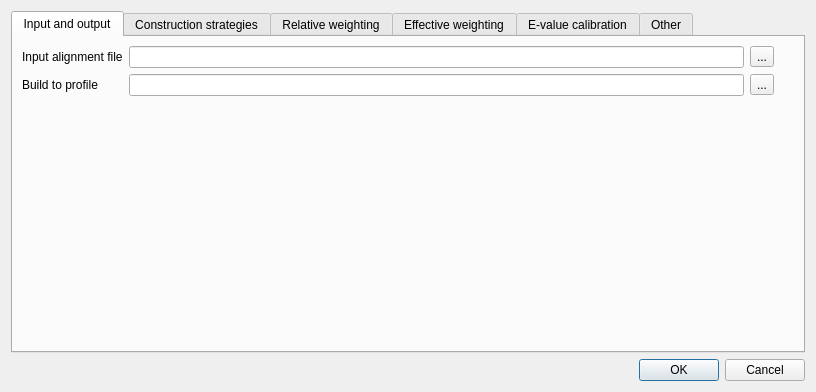
<?xml version="1.0" encoding="UTF-8"?>
<ui version="4.0">
 <class>HmmerBuildDialog</class>
 <widget class="QDialog" name="HmmerBuildDialog">
  <property name="geometry">
   <rect>
    <x>0</x>
    <y>0</y>
    <width>816</width>
    <height>392</height>
   </rect>
  </property>
  <property name="minimumSize">
   <size>
    <width>691</width>
    <height>309</height>
   </size>
  </property>
  <property name="windowTitle">
   <string>HMM3 Build</string>
  </property>
  <layout class="QVBoxLayout" name="verticalLayout_11">
   <property name="sizeConstraint">
    <enum>QLayout::SetMinAndMaxSize</enum>
   </property>
   <item>
    <widget class="QTabWidget" name="dlgMainTabWidget">
     <property name="cursor">
      <cursorShape>ArrowCursor</cursorShape>
     </property>
     <property name="tabPosition">
      <enum>QTabWidget::North</enum>
     </property>
     <property name="tabShape">
      <enum>QTabWidget::Rounded</enum>
     </property>
     <property name="currentIndex">
      <number>0</number>
     </property>
     <widget class="QWidget" name="inputAndOutputTab">
      <attribute name="title">
       <string>Input and output</string>
      </attribute>
      <layout class="QGridLayout" name="gridLayout_2">
       <item row="0" column="0">
        <layout class="QVBoxLayout" name="verticalLayout_7">
         <item>
          <layout class="QGridLayout" name="gridLayout">
           <item row="0" column="0">
            <widget class="QLabel" name="maLoadFromFileLabel">
             <property name="text">
              <string>Input alignment file</string>
             </property>
            </widget>
           </item>
           <item row="0" column="1">
            <widget class="QLineEdit" name="maLoadFromFileEdit"/>
           </item>
           <item row="0" column="2">
            <widget class="QToolButton" name="maOpenFileButton">
             <property name="text">
              <string>...</string>
             </property>
            </widget>
           </item>
           <item row="1" column="0">
            <widget class="QLabel" name="outHmmfileLabel">
             <property name="text">
              <string>Build to profile</string>
             </property>
            </widget>
           </item>
           <item row="1" column="1">
            <widget class="QLineEdit" name="outHmmfileEdit"/>
           </item>
           <item row="1" column="2">
            <widget class="QToolButton" name="outHmmfileToolButton">
             <property name="text">
              <string>...</string>
             </property>
            </widget>
           </item>
          </layout>
         </item>
        </layout>
       </item>
       <item row="1" column="1">
        <spacer name="verticalSpacer">
         <property name="orientation">
          <enum>Qt::Vertical</enum>
         </property>
         <property name="sizeHint" stdset="0">
          <size>
           <width>20</width>
           <height>77</height>
          </size>
         </property>
        </spacer>
       </item>
      </layout>
     </widget>
     <widget class="QWidget" name="mcTab">
      <attribute name="title">
       <string>Construction strategies</string>
      </attribute>
      <layout class="QVBoxLayout" name="verticalLayout_2">
       <item>
        <layout class="QVBoxLayout" name="verticalLayout">
         <item>
          <layout class="QHBoxLayout" name="horizontalLayout_2">
           <item>
            <widget class="QRadioButton" name="mcFastRadioButton">
             <property name="sizePolicy">
              <sizepolicy hsizetype="Expanding" vsizetype="Fixed">
               <horstretch>0</horstretch>
               <verstretch>0</verstretch>
              </sizepolicy>
             </property>
             <property name="minimumSize">
              <size>
               <width>100</width>
               <height>0</height>
              </size>
             </property>
             <property name="toolTip">
              <string>assign cols w/ &gt;= symfrac residues as consensus</string>
             </property>
             <property name="text">
              <string>fast</string>
             </property>
             <property name="checked">
              <bool>true</bool>
             </property>
            </widget>
           </item>
           <item>
            <widget class="QLabel" name="mcFastSymfracLabel">
             <property name="toolTip">
              <string/>
             </property>
             <property name="text">
              <string>Sym fraction</string>
             </property>
            </widget>
           </item>
           <item>
            <widget class="QDoubleSpinBox" name="symfracDoubleSpinBox">
             <property name="maximum">
              <double>1.000000000000000</double>
             </property>
             <property name="singleStep">
              <double>0.050000000000000</double>
             </property>
             <property name="value">
              <double>0.500000000000000</double>
             </property>
            </widget>
           </item>
          </layout>
         </item>
         <item>
          <widget class="QRadioButton" name="mcHandRadioButton">
           <property name="toolTip">
            <string>Manual construction</string>
           </property>
           <property name="text">
            <string>Hand (requires reference annotation)</string>
           </property>
          </widget>
         </item>
         <item>
          <layout class="QHBoxLayout" name="horizontalLayout_7">
           <item>
            <widget class="QLabel" name="fragthreshLabel">
             <property name="enabled">
              <bool>false</bool>
             </property>
             <property name="sizePolicy">
              <sizepolicy hsizetype="Expanding" vsizetype="Preferred">
               <horstretch>0</horstretch>
               <verstretch>0</verstretch>
              </sizepolicy>
             </property>
             <property name="text">
              <string>Tag sequence as a fragment, if L &lt; x*&lt;L&gt;, where x is:</string>
             </property>
            </widget>
           </item>
           <item>
            <widget class="QDoubleSpinBox" name="fragThreshDoubleSpinBox">
             <property name="enabled">
              <bool>false</bool>
             </property>
             <property name="maximum">
              <double>1.000000000000000</double>
             </property>
             <property name="singleStep">
              <double>0.100000000000000</double>
             </property>
             <property name="value">
              <double>0.500000000000000</double>
             </property>
            </widget>
           </item>
          </layout>
         </item>
        </layout>
       </item>
       <item>
        <spacer name="verticalSpacer_2">
         <property name="orientation">
          <enum>Qt::Vertical</enum>
         </property>
         <property name="sizeHint" stdset="0">
          <size>
           <width>20</width>
           <height>110</height>
          </size>
         </property>
        </spacer>
       </item>
      </layout>
     </widget>
     <widget class="QWidget" name="rswTab">
      <attribute name="title">
       <string>Relative weighting</string>
      </attribute>
      <layout class="QVBoxLayout" name="verticalLayout_4">
       <item>
        <layout class="QVBoxLayout" name="verticalLayout_3">
         <item>
          <widget class="QRadioButton" name="wpbRSWRadioButton">
           <property name="text">
            <string>Henikoff position-based weights</string>
           </property>
           <property name="checked">
            <bool>true</bool>
           </property>
          </widget>
         </item>
         <item>
          <widget class="QRadioButton" name="wgscRSWRadioButton">
           <property name="sizePolicy">
            <sizepolicy hsizetype="Expanding" vsizetype="Fixed">
             <horstretch>0</horstretch>
             <verstretch>0</verstretch>
            </sizepolicy>
           </property>
           <property name="text">
            <string>Gerstein/Sonnhammer/Chothia tree weights</string>
           </property>
           <property name="checked">
            <bool>false</bool>
           </property>
          </widget>
         </item>
         <item>
          <layout class="QHBoxLayout" name="horizontalLayout_3">
           <item>
            <widget class="QRadioButton" name="wblosumRSWRadioButton">
             <property name="sizePolicy">
              <sizepolicy hsizetype="Expanding" vsizetype="Fixed">
               <horstretch>0</horstretch>
               <verstretch>0</verstretch>
              </sizepolicy>
             </property>
             <property name="minimumSize">
              <size>
               <width>230</width>
               <height>0</height>
              </size>
             </property>
             <property name="text">
              <string>Henikoff simple filter weights</string>
             </property>
            </widget>
           </item>
           <item>
            <widget class="QLabel" name="widRSWLabel">
             <property name="enabled">
              <bool>false</bool>
             </property>
             <property name="text">
              <string>Identity cutoff</string>
             </property>
            </widget>
           </item>
           <item>
            <widget class="QDoubleSpinBox" name="widRSWDoubleSpinBox">
             <property name="enabled">
              <bool>false</bool>
             </property>
             <property name="maximum">
              <double>1.000000000000000</double>
             </property>
             <property name="singleStep">
              <double>0.050000000000000</double>
             </property>
             <property name="value">
              <double>0.620000000000000</double>
             </property>
            </widget>
           </item>
          </layout>
         </item>
         <item>
          <widget class="QRadioButton" name="wnoneRSWRadioButton">
           <property name="text">
            <string>Skip relative weighting; set all to 1</string>
           </property>
          </widget>
         </item>
         <item>
          <widget class="QRadioButton" name="wgivenRSWRadioButton">
           <property name="text">
            <string>Use weights given in alignment file</string>
           </property>
          </widget>
         </item>
        </layout>
       </item>
       <item>
        <spacer name="verticalSpacer_3">
         <property name="orientation">
          <enum>Qt::Vertical</enum>
         </property>
         <property name="sizeHint" stdset="0">
          <size>
           <width>20</width>
           <height>40</height>
          </size>
         </property>
        </spacer>
       </item>
      </layout>
     </widget>
     <widget class="QWidget" name="eswTab">
      <attribute name="title">
       <string>Effective weighting</string>
      </attribute>
      <layout class="QVBoxLayout" name="verticalLayout_9">
       <item>
        <layout class="QVBoxLayout" name="verticalLayout_8">
         <item>
          <widget class="QRadioButton" name="eentESWRadioButton">
           <property name="text">
            <string>Adjust effective sequence number to achieve relative entropy target</string>
           </property>
           <property name="checked">
            <bool>true</bool>
           </property>
          </widget>
         </item>
         <item>
          <layout class="QHBoxLayout" name="horizontalLayout_4">
           <item>
            <spacer name="horizontalSpacer_8">
             <property name="orientation">
              <enum>Qt::Horizontal</enum>
             </property>
             <property name="sizeType">
              <enum>QSizePolicy::Fixed</enum>
             </property>
             <property name="sizeHint" stdset="0">
              <size>
               <width>18</width>
               <height>20</height>
              </size>
             </property>
            </spacer>
           </item>
           <item>
            <widget class="QLabel" name="ereLabel">
             <property name="sizePolicy">
              <sizepolicy hsizetype="Expanding" vsizetype="Preferred">
               <horstretch>0</horstretch>
               <verstretch>0</verstretch>
              </sizepolicy>
             </property>
             <property name="text">
              <string>Minimum relative entropy/position</string>
             </property>
            </widget>
           </item>
           <item>
            <widget class="QDoubleSpinBox" name="ereESWDoubleSpinBox">
             <property name="enabled">
              <bool>true</bool>
             </property>
             <property name="minimum">
              <double>0.000000000000000</double>
             </property>
             <property name="maximum">
              <double>999999999.000000000000000</double>
             </property>
             <property name="value">
              <double>0.000000000000000</double>
             </property>
            </widget>
           </item>
          </layout>
         </item>
         <item>
          <layout class="QHBoxLayout" name="horizontalLayout_6">
           <item>
            <spacer name="horizontalSpacer_9">
             <property name="orientation">
              <enum>Qt::Horizontal</enum>
             </property>
             <property name="sizeType">
              <enum>QSizePolicy::Fixed</enum>
             </property>
             <property name="sizeHint" stdset="0">
              <size>
               <width>18</width>
               <height>20</height>
              </size>
             </property>
            </spacer>
           </item>
           <item>
            <widget class="QLabel" name="esigmaLabel">
             <property name="enabled">
              <bool>true</bool>
             </property>
             <property name="sizePolicy">
              <sizepolicy hsizetype="Expanding" vsizetype="Preferred">
               <horstretch>0</horstretch>
               <verstretch>0</verstretch>
              </sizepolicy>
             </property>
             <property name="text">
              <string>Sigma parameter</string>
             </property>
            </widget>
           </item>
           <item>
            <widget class="QDoubleSpinBox" name="esigmaDoubleSpinBox">
             <property name="enabled">
              <bool>true</bool>
             </property>
             <property name="minimum">
              <double>0.010000000000000</double>
             </property>
             <property name="maximum">
              <double>999999999.000000000000000</double>
             </property>
             <property name="value">
              <double>45.000000000000000</double>
             </property>
            </widget>
           </item>
          </layout>
         </item>
         <item>
          <layout class="QHBoxLayout" name="horizontalLayout_8">
           <item>
            <widget class="QRadioButton" name="eclustESWRadioButton">
             <property name="sizePolicy">
              <sizepolicy hsizetype="Expanding" vsizetype="Fixed">
               <horstretch>0</horstretch>
               <verstretch>0</verstretch>
              </sizepolicy>
             </property>
             <property name="text">
              <string>Use number of single linkage clusters as effective</string>
             </property>
            </widget>
           </item>
           <item>
            <widget class="QLabel" name="eidESWLabel">
             <property name="enabled">
              <bool>false</bool>
             </property>
             <property name="text">
              <string>Fractional identity cutoff</string>
             </property>
            </widget>
           </item>
           <item>
            <widget class="QDoubleSpinBox" name="eidESWDoubleSpinBox">
             <property name="enabled">
              <bool>false</bool>
             </property>
             <property name="maximum">
              <double>1.000000000000000</double>
             </property>
             <property name="singleStep">
              <double>0.050000000000000</double>
             </property>
             <property name="value">
              <double>0.620000000000000</double>
             </property>
            </widget>
           </item>
          </layout>
         </item>
         <item>
          <widget class="QRadioButton" name="enoneESWRadioButton">
           <property name="text">
            <string>Use number of sequences as effective</string>
           </property>
          </widget>
         </item>
         <item>
          <layout class="QHBoxLayout" name="horizontalLayout_5">
           <item>
            <widget class="QRadioButton" name="esetESWRadioButton">
             <property name="sizePolicy">
              <sizepolicy hsizetype="Expanding" vsizetype="Fixed">
               <horstretch>0</horstretch>
               <verstretch>0</verstretch>
              </sizepolicy>
             </property>
             <property name="text">
              <string>Effective sequence number for all models to</string>
             </property>
            </widget>
           </item>
           <item>
            <widget class="QDoubleSpinBox" name="esetESWDoubleSpinBox">
             <property name="enabled">
              <bool>false</bool>
             </property>
             <property name="minimum">
              <double>0.010000000000000</double>
             </property>
             <property name="maximum">
              <double>999999999.000000000000000</double>
             </property>
            </widget>
           </item>
          </layout>
         </item>
        </layout>
       </item>
       <item>
        <spacer name="verticalSpacer_4">
         <property name="orientation">
          <enum>Qt::Vertical</enum>
         </property>
         <property name="sizeHint" stdset="0">
          <size>
           <width>650</width>
           <height>0</height>
          </size>
         </property>
        </spacer>
       </item>
      </layout>
     </widget>
     <widget class="QWidget" name="evalCalibratonTab">
      <attribute name="title">
       <string>E-value calibration</string>
      </attribute>
      <layout class="QVBoxLayout" name="verticalLayout_10">
       <item>
        <layout class="QVBoxLayout" name="verticalLayout_5">
         <item>
          <layout class="QHBoxLayout" name="horizontalLayout_17">
           <item>
            <widget class="QLabel" name="emlLabel">
             <property name="enabled">
              <bool>true</bool>
             </property>
             <property name="sizePolicy">
              <sizepolicy hsizetype="Expanding" vsizetype="Preferred">
               <horstretch>0</horstretch>
               <verstretch>0</verstretch>
              </sizepolicy>
             </property>
             <property name="text">
              <string>Length of sequences for MSV Gumbel mu fit</string>
             </property>
            </widget>
           </item>
           <item>
            <widget class="QSpinBox" name="emlSpinBox">
             <property name="enabled">
              <bool>true</bool>
             </property>
             <property name="minimum">
              <number>1</number>
             </property>
             <property name="maximum">
              <number>999999999</number>
             </property>
             <property name="value">
              <number>200</number>
             </property>
            </widget>
           </item>
          </layout>
         </item>
         <item>
          <layout class="QHBoxLayout" name="horizontalLayout_18">
           <item>
            <widget class="QLabel" name="emnLabel">
             <property name="enabled">
              <bool>true</bool>
             </property>
             <property name="sizePolicy">
              <sizepolicy hsizetype="Expanding" vsizetype="Preferred">
               <horstretch>0</horstretch>
               <verstretch>0</verstretch>
              </sizepolicy>
             </property>
             <property name="text">
              <string>Number of sequences for MSV Gumbel mu fit</string>
             </property>
            </widget>
           </item>
           <item>
            <widget class="QSpinBox" name="emnSpinBox">
             <property name="enabled">
              <bool>true</bool>
             </property>
             <property name="minimum">
              <number>1</number>
             </property>
             <property name="maximum">
              <number>999999999</number>
             </property>
             <property name="value">
              <number>200</number>
             </property>
            </widget>
           </item>
          </layout>
         </item>
         <item>
          <layout class="QHBoxLayout" name="horizontalLayout_10">
           <item>
            <widget class="QLabel" name="evlLabel">
             <property name="sizePolicy">
              <sizepolicy hsizetype="Expanding" vsizetype="Preferred">
               <horstretch>0</horstretch>
               <verstretch>0</verstretch>
              </sizepolicy>
             </property>
             <property name="text">
              <string>Length of sequences for Viterbi Gumbel mu fit</string>
             </property>
            </widget>
           </item>
           <item>
            <widget class="QSpinBox" name="evlSpinBox">
             <property name="minimum">
              <number>1</number>
             </property>
             <property name="maximum">
              <number>999999999</number>
             </property>
             <property name="value">
              <number>200</number>
             </property>
            </widget>
           </item>
          </layout>
         </item>
         <item>
          <layout class="QHBoxLayout" name="horizontalLayout_11">
           <item>
            <widget class="QLabel" name="evnLabel">
             <property name="sizePolicy">
              <sizepolicy hsizetype="Expanding" vsizetype="Preferred">
               <horstretch>0</horstretch>
               <verstretch>0</verstretch>
              </sizepolicy>
             </property>
             <property name="text">
              <string>Number of sequences for Viterbi Gumbel mu fit</string>
             </property>
            </widget>
           </item>
           <item>
            <widget class="QSpinBox" name="evnSpinBox">
             <property name="minimum">
              <number>1</number>
             </property>
             <property name="maximum">
              <number>999999999</number>
             </property>
             <property name="value">
              <number>200</number>
             </property>
            </widget>
           </item>
          </layout>
         </item>
         <item>
          <layout class="QHBoxLayout" name="horizontalLayout_12">
           <item>
            <widget class="QLabel" name="eflLabel">
             <property name="sizePolicy">
              <sizepolicy hsizetype="Expanding" vsizetype="Preferred">
               <horstretch>0</horstretch>
               <verstretch>0</verstretch>
              </sizepolicy>
             </property>
             <property name="text">
              <string>Length of sequences for Forward exp tail mu fit</string>
             </property>
            </widget>
           </item>
           <item>
            <widget class="QSpinBox" name="eflSpinBox">
             <property name="minimum">
              <number>1</number>
             </property>
             <property name="maximum">
              <number>999999999</number>
             </property>
             <property name="value">
              <number>100</number>
             </property>
            </widget>
           </item>
          </layout>
         </item>
         <item>
          <layout class="QHBoxLayout" name="horizontalLayout_13">
           <item>
            <widget class="QLabel" name="efnLabel">
             <property name="sizePolicy">
              <sizepolicy hsizetype="Expanding" vsizetype="Preferred">
               <horstretch>0</horstretch>
               <verstretch>0</verstretch>
              </sizepolicy>
             </property>
             <property name="text">
              <string>Number of sequences for Forward exp tail mu fit</string>
             </property>
            </widget>
           </item>
           <item>
            <widget class="QSpinBox" name="efnSpinBox">
             <property name="minimum">
              <number>1</number>
             </property>
             <property name="maximum">
              <number>999999999</number>
             </property>
             <property name="value">
              <number>200</number>
             </property>
            </widget>
           </item>
          </layout>
         </item>
         <item>
          <layout class="QHBoxLayout" name="horizontalLayout_14">
           <item>
            <widget class="QLabel" name="label">
             <property name="sizePolicy">
              <sizepolicy hsizetype="Expanding" vsizetype="Preferred">
               <horstretch>0</horstretch>
               <verstretch>0</verstretch>
              </sizepolicy>
             </property>
             <property name="text">
              <string>Tail mass for Forward exponential tail mu fit</string>
             </property>
            </widget>
           </item>
           <item>
            <widget class="QDoubleSpinBox" name="eftDoubleSpinBox">
             <property name="minimum">
              <double>0.010000000000000</double>
             </property>
             <property name="maximum">
              <double>0.990000000000000</double>
             </property>
             <property name="singleStep">
              <double>0.010000000000000</double>
             </property>
             <property name="value">
              <double>0.040000000000000</double>
             </property>
            </widget>
           </item>
          </layout>
         </item>
        </layout>
       </item>
       <item>
        <spacer name="verticalSpacer_5">
         <property name="orientation">
          <enum>Qt::Vertical</enum>
         </property>
         <property name="sizeHint" stdset="0">
          <size>
           <width>20</width>
           <height>23</height>
          </size>
         </property>
        </spacer>
       </item>
      </layout>
     </widget>
     <widget class="QWidget" name="otherTab">
      <attribute name="title">
       <string>Other</string>
      </attribute>
      <layout class="QVBoxLayout" name="verticalLayout_12">
       <item>
        <layout class="QVBoxLayout" name="verticalLayout_6">
         <item>
          <layout class="QHBoxLayout" name="horizontalLayout_15">
           <item>
            <widget class="QLabel" name="seedLabel">
             <property name="sizePolicy">
              <sizepolicy hsizetype="Expanding" vsizetype="Preferred">
               <horstretch>0</horstretch>
               <verstretch>0</verstretch>
              </sizepolicy>
             </property>
             <property name="text">
              <string>Random generator seed</string>
             </property>
            </widget>
           </item>
           <item>
            <widget class="QSpinBox" name="seedSpinBox">
             <property name="maximum">
              <number>999999999</number>
             </property>
             <property name="value">
              <number>42</number>
             </property>
            </widget>
           </item>
          </layout>
         </item>
         <item>
          <layout class="QHBoxLayout" name="horizontalLayout_16">
           <item>
            <spacer name="horizontalSpacer">
             <property name="orientation">
              <enum>Qt::Horizontal</enum>
             </property>
             <property name="sizeType">
              <enum>QSizePolicy::Fixed</enum>
             </property>
             <property name="sizeHint" stdset="0">
              <size>
               <width>10</width>
               <height>20</height>
              </size>
             </property>
            </spacer>
           </item>
           <item>
            <widget class="QLabel" name="seedAddLabel">
             <property name="sizePolicy">
              <sizepolicy hsizetype="Expanding" vsizetype="Preferred">
               <horstretch>0</horstretch>
               <verstretch>0</verstretch>
              </sizepolicy>
             </property>
             <property name="text">
              <string>* 0 means that one-time arbitrary seed will be used</string>
             </property>
            </widget>
           </item>
          </layout>
         </item>
        </layout>
       </item>
       <item>
        <spacer name="verticalSpacer_6">
         <property name="orientation">
          <enum>Qt::Vertical</enum>
         </property>
         <property name="sizeHint" stdset="0">
          <size>
           <width>20</width>
           <height>107</height>
          </size>
         </property>
        </spacer>
       </item>
      </layout>
     </widget>
    </widget>
   </item>
   <item>
    <widget class="QDialogButtonBox" name="buttonBox">
     <property name="standardButtons">
      <set>QDialogButtonBox::Cancel|QDialogButtonBox::Ok</set>
     </property>
    </widget>
   </item>
  </layout>
 </widget>
 <resources/>
 <connections/>
</ui>
